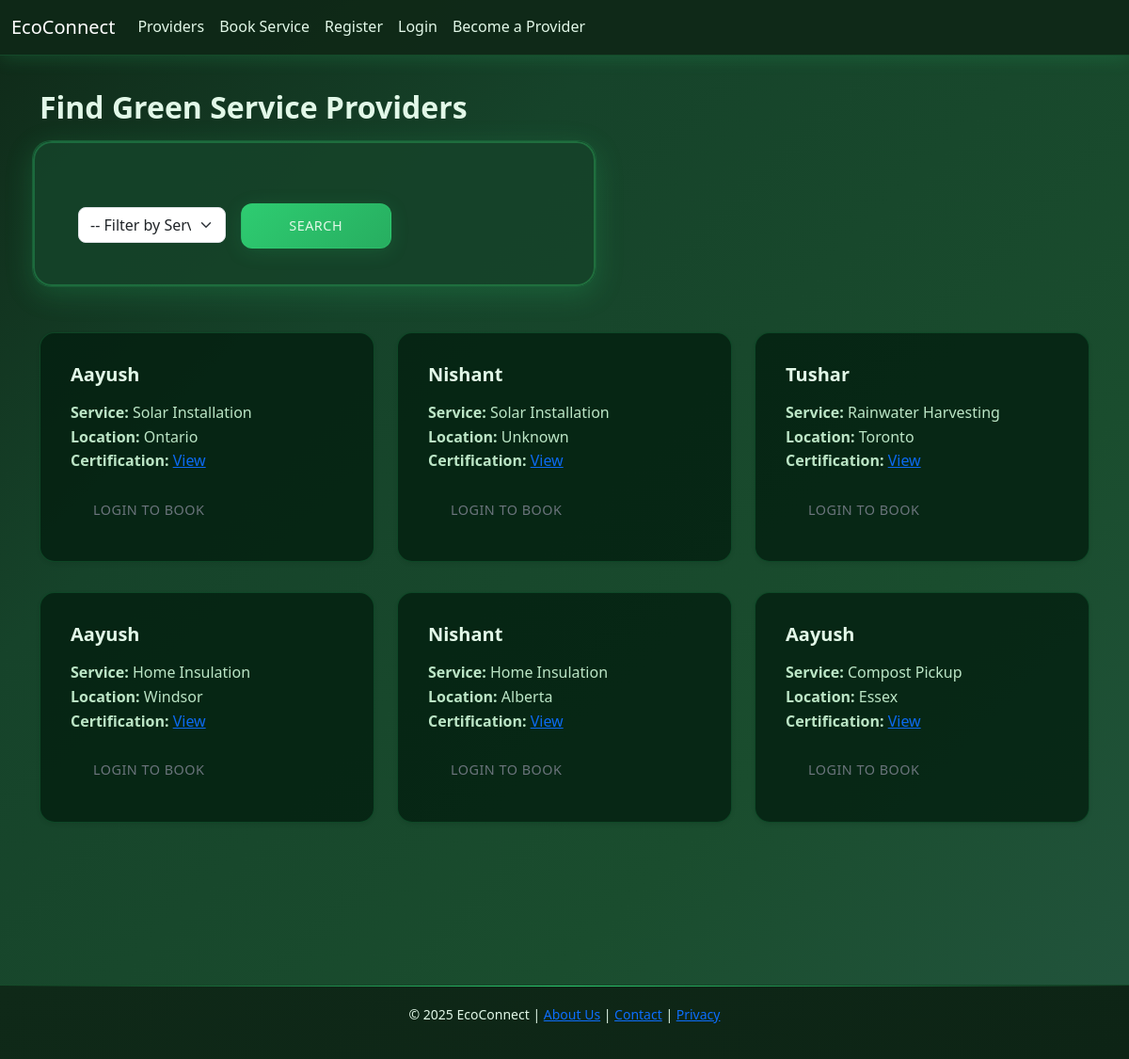
The page /providers/ on the database as committed earlier.
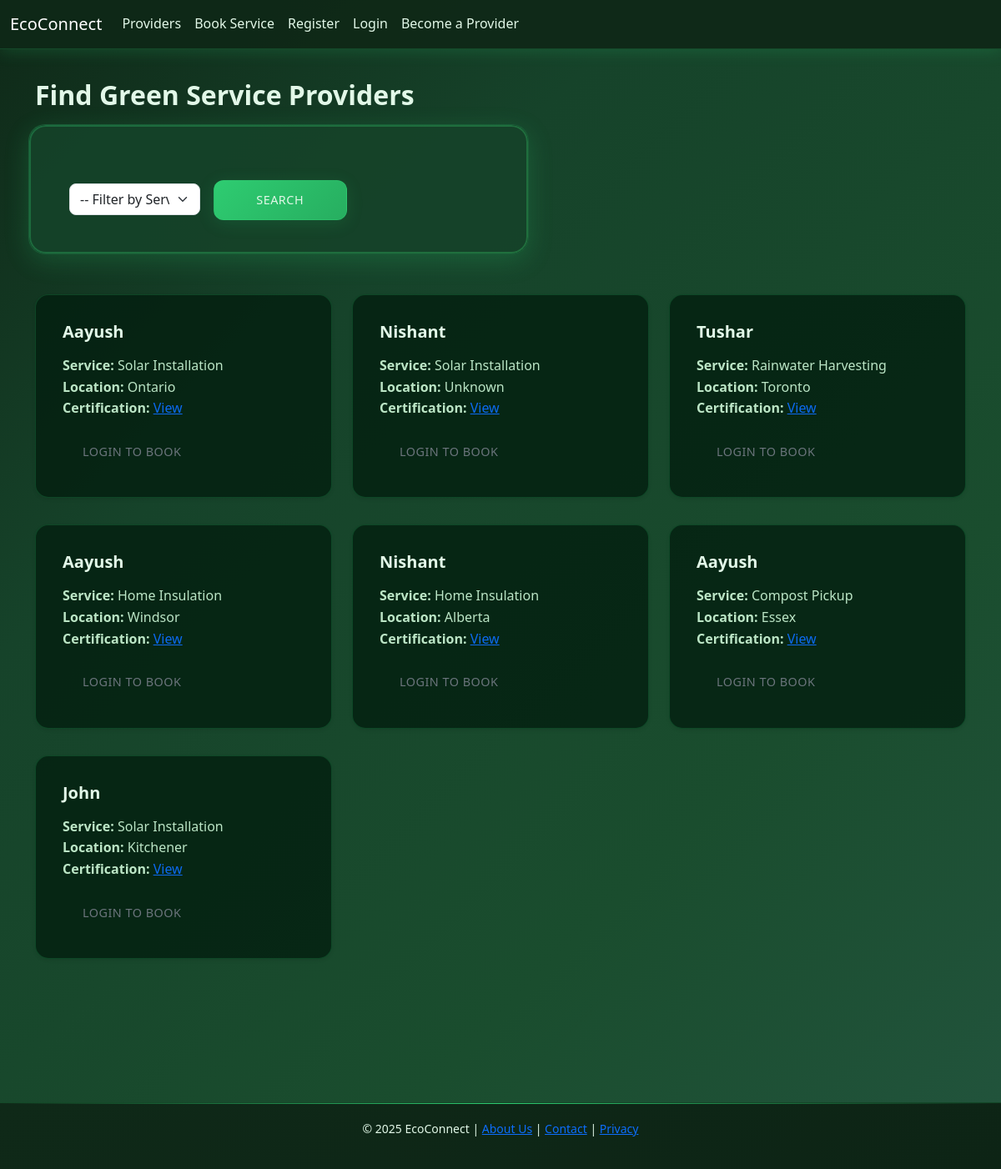
The same page on the database as committed later.
### services/models.py (models this page shows, shortened)
class ServiceProvider(models.Model):
    SERVICE_TYPES = [
        ('solar', 'Solar Installation'),
        ('insulation', 'Home Insulation'),
        ('compost', 'Compost Pickup'),
        ('rainwater', 'Rainwater Harvesting'),
    ]
    user = models.ForeignKey(User, on_delete=models.CASCADE)
    name = models.CharField(max_length=100)
    service_type = models.CharField(max_length=50, choices=SERVICE_TYPES)
    location = models.CharField(max_length=100)
    certification = models.FileField(upload_to='certifications/', null=True, blank=True)

### services/views.py (the view)
# urls.py: path('providers/', views.ProviderListView.as_view(), name='providers'),
class ProviderListView(ListView):
    model = ServiceProvider
    template_name = 'services/provider_list.html'
    context_object_name = 'providers'
    def get_queryset(self):
        query = self.request.GET.get('q')
        if query:
            return ServiceProvider.objects.filter(service_type=query)
        return ServiceProvider.objects.all()

### services/templates/services/provider_list.html (shortened to what this page needs)
{% extends 'services/base.html' %}
{% block content %}
<h2 class="mb-4">Find Green Service Providers</h2>
<form method="get" class="row g-3 mb-5">
    <div class="col-md-4">
        <select name="q" class="form-select">
            <option value="">-- Filter by Service Type --</option>
        </select>
    </div>
    <div class="col-auto">
        <button type="submit" class="btn btn-success">Search</button>
    </div>
</form>
<div class="row">
    {% for provider in providers %}
        <div class="col-md-4 mb-4">
            <div class="card shadow-sm h-100">
                <div class="card-body">
                    <h5 class="card-title">{{ provider.name }}</h5>
                    <p class="card-text">
                        <strong>Service:</strong> {{ provider.get_service_type_display }}<br>
                        <strong>Location:</strong> {{ provider.location }}<br>
                        <strong>Certification:</strong>
                        {% if provider.certification %}
                            <a href="{{ provider.certification.url }}" target="_blank">View</a>
                        {% else %}
                            Not uploaded
                        {% endif %}
                    </p>
                    {% if user.is_authenticated %}
                        <a href="{% url 'book_service' %}" class="btn btn-outline-primary btn-sm">Book Now</a>
                    {% else %}
                        <a href="{% url 'login' %}" class="btn btn-outline-secondary btn-sm">Login to Book</a>
                    {% endif %}
                </div>
            </div>
        </div>
    {% empty %}
        <p>No providers found.</p>
    {% endfor %}
</div>
{% endblock %}

### services/templates/services/base.html (shortened to what this page needs)
{% load static %}
<!DOCTYPE html>
<html lang="en">
<head>
    <link rel="stylesheet" href="https://cdn.jsdelivr.net/npm/bootstrap@5.3.0/dist/css/bootstrap.min.css">
    <link rel="stylesheet" href="{% static 'services/style.css' %}">
</head>
<body>
    <nav class="navbar navbar-expand-lg navbar-light bg-light fixed-top">
        <div class="container-fluid">
            <a class="navbar-brand" href="{% url 'home' %}">EcoConnect</a>
            <div class="collapse navbar-collapse">
                <ul class="navbar-nav me-auto">
                    <li class="nav-item"><a class="nav-link" href="{% url 'providers' %}">Providers</a></li>
                    <li class="nav-item"><a class="nav-link" href="{% url 'book_service' %}">Book Service</a></li>
                    {% if user.is_authenticated %}
                    <li class="nav-item"><a class="nav-link" href="{% url 'user_history' %}">History</a></li>
                    <li class="nav-item"><a class="nav-link" href="{% url 'provider_dashboard' %}">My Service</a></li>
                    <li class="nav-item"><a class="nav-link" href="{% url 'logout' %}">Logout</a></li>
                    {% else %}
                    <li class="nav-item"><a class="nav-link" href="{% url 'register' %}">Register</a></li>
                    <li class="nav-item"><a class="nav-link" href="{% url 'login' %}">Login</a></li>
                    <li class="nav-item"><a class="nav-link" href="{% url 'login' %}?next={% url 'create_provider' %}">Become a Provider</a></li>
                    {% endif %}
                </ul>
            </div>
        </div>
    </nav>
    <div class="container">
        {% block content %}
        {% endblock %}
    </div>
    <footer>
        <p>&copy; 2025 EcoConnect | <a href="{% url 'about' %}">About Us</a> | <a href="#">Contact</a> | <a
                href="#">Privacy</a></p>
    </footer>
</body>
</html>

### services/templates/services/base.html (style rules this page uses)
body { padding-top: 60px; }
footer { margin-top: 140px; padding: 20px; background-color: #f2f2f2; text-align: center; }

Rows that differ between the two databases and show on the page:
added ServiceProvider: name "John", service_type "Solar Installation", location "Kitchener"
